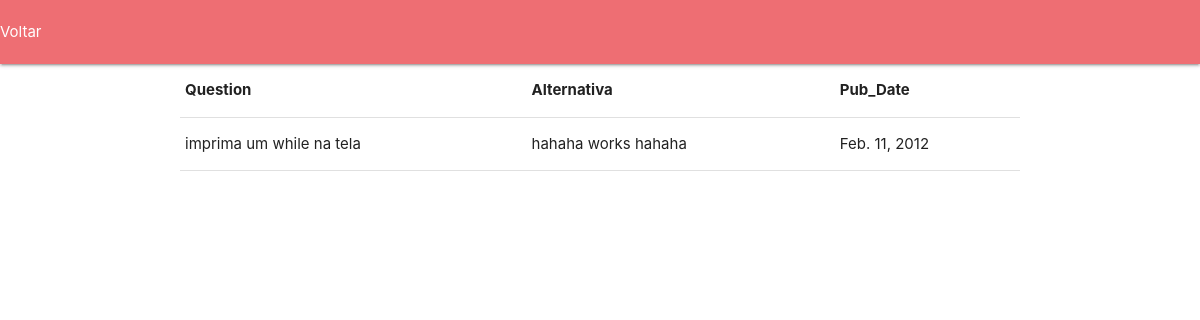
//question/2, run on the app's committed database.
### pools/models.py (models this page shows, shortened)
class Question(models.Model):
    question_text = models.CharField(max_length=255)
    closed = models.BooleanField(default=False)
    pub_datee = models.DateField()

class Choise(models.Model):
    question = models.ForeignKey(Question,null=True, on_delete=models.CASCADE)
    choise_text = models.CharField(max_length=255,null=True)
    votes = models.IntegerField()

### pools/views.py (the view)
# urls.py: path('/question/<int:question_id>',views.question_id,name='question_id')
def question_id(request,question_id):
    question = Question.objects.get(id=question_id)
    questao_id = { 'question_id': Question.objects.get(id=question_id), 'choice':question.choise_set.all()}
    return render(request, 'question.html',questao_id)

### pools/templates/question.html (shortened to what this page needs)
{% load staticfiles %}
<!DOCTYPE html>
<html lang="pt-br">
    <head>
        <link href="{% static 'css/materialize.css' %}" type="text/css" rel="stylesheet" media="screen,projection"/>
        <link href="{% static 'css/style.css' %}" type="text/css" rel="stylesheet" media="screen,projection"/>
    </head>
<body>
    <nav>
        <a href="{%  url 'index' %}">Voltar</a>
    </nav>
    <div class="container">
       <table>
            <thead>
                 <th>Question</th>
                 <th>Alternativa</th>
                 <th>Pub_Date</th>
            </thead>
           <tbody>
                <tr>
                    <td>
                        {{ question_id.question_text }}
                    </td>
                    <td>
                        {% for c in choice %}
                            {{ c.choise_text }}
                        {% endfor %}
                    </td>
                    <td>
                        {{ question_id.pub_datee }}
                    </td>
                </tr>
           </tbody>
       </table>
    </div>
</body>
</html>

### data on the page
Question: question_text "imprima um while na tela", pub_datee "Feb. 11, 2012"
Choise: choise_text "hahaha works hahaha"
